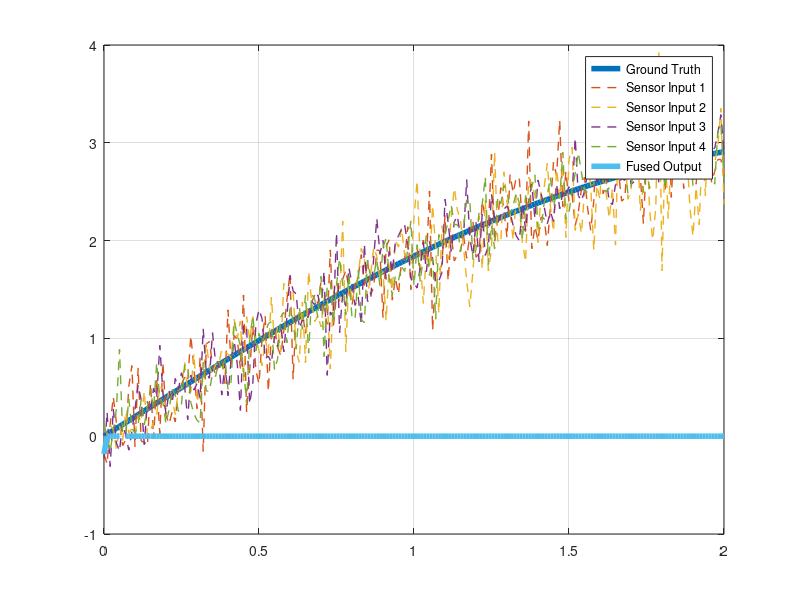

Write MATLAB code to recreate this figure.
% Implements an unscented Kalman Filter (goole "Sigma-point Kalman Filters")
% This code is derived from: https://stackoverflow.com/questions/55813719/multi-sensors-fusion-using-kalman-filter

function [] = main()
    % time step
    dt = 0.01;

    t=(0:dt:2)';
    n = numel(t);

    %ground truth
    signal = sin(t)+t;

    % state matrix: (pos, vel, acc)
    X = zeros(3,1);

    % covariance matrix
    P = zeros(3,3);

    % kalman filter output through the whole time
    X_arr = zeros(n, 3);

    % system noise
    Q = [0.04 0 0;
         0 0 0;
         0 0 0];

    % transition matrix, a way to represent the process, and control. Only
    % works for linear processes, will be replaced soon.
    F = [1 dt 0;
         0 1 0;
         0 0 1];

    % observation matrix
    H = [1 0 0];

    % variance of signal 1
    s1_var = 0.08*ones(size(t));
    s1 = generate_signal(signal, s1_var);

    % variance of signal 2
    s2_var = 0.01*(cos(8*t)+10*t);
    s2 = generate_signal(signal, s2_var);

    % variance of signal 3
    s3_var = 0.02*(sin(2*t)+2);
    s3 = generate_signal(signal, s3_var);

    % variance of signal 4
    s4_var = 0.06*ones(size(t));
    s4 = generate_signal(signal, s4_var);

    % fusion
    for i = 1:n
        if (i == 1)
            [X, P] = init_kalman(X, s1(i, 1)); % initialize the state using the 1st sensor
        else
            % Prediction stage
            [xx, ww] = calculate_sigma_points_vdm(X, P);
            % Propagate sigma-points
            for i = 1:size(xx)(1,2)
                xx(:,i) = prediction(xx(:,i), P, Q, F);
            end
            [X, P] = unscented_transform(xx, ww, Q);

            [X, P] = unscented_update(xx, ww, X, P, H, s1(i, 1), [s1(i, 2) 0 0]);
            % [X, P] = update(X, P, s1(i, 1), s1(i, 2), H);
            % [X, P] = update(X, P, s2(i, 1), s2(i, 2), H);
            % [X, P] = update(X, P, s3(i, 1), s3(i, 2), H);
            % [X, P] = update(X, P, s4(i, 1), s4(i, 2), H);
        end

        X_arr(i, :) = X;
    end

    plot(t, signal, 'LineWidth', 4);
    hold on;
    plot(t, s1(:, 1), '--', 'LineWidth', 1);
    plot(t, s2(:, 1), '--', 'LineWidth', 1);
    plot(t, s3(:, 1), '--', 'LineWidth', 1);
    plot(t, s4(:, 1), '--', 'LineWidth', 1);
    plot(t, X_arr(:, 1), 'LineWidth', 4);
    hold off;
    grid on;
    legend('Ground Truth', 'Sensor Input 1', 'Sensor Input 2', 'Sensor Input 3', 'Sensor Input 4', 'Fused Output');
end

function [X, P] = unscented_update(yy, ww, X, P, H, Z, R)
    % - H: observation matrix. Just a way to represent conversions from
    %   measurements to actual data, will become obsolete
    % Read: https://docs.duckietown.com/daffy/course-intro-to-drones/ukf/theory/ukf-specifics.html
    % - yy: predicted sigma points after unscented transform
    % - R: noise covariance matrix
    % - Z: measurement matrix (signal from the sensor)
    % - X: predicted state after unscented transform
    npoints = size(yy)(1, 2);
    dim = size(yy)(1, 1);

    % Compute the measurement sigma points
    zz = zeros(size(yy));
    for i = 1:npoints
        % TODO: Matrix H will become obsolete, it is not applicable to a general
        % case, because the observation coversion cannot be expressed as a
        % linear transformation at all times
        zz(:, i) = yy(:, i);
    end
    % Compute mean of the measurement sigma points using unscented transform
    mu = zeros(dim, 1);
    for i = 1:npoints
        mu = mu + ww(i) * zz(:, i);
    end
    % Compute covariance of the measurement sigma points using unscented transform
    Pz = zeros(dim, dim);
    for i = 1:npoints
        Pz = ww(i) * (zz(:, i) - mu) * (zz(:, i) - mu)';
    end
    Pz = Pz + R;
    Pz, inv(Pz)

    % Compute residual in measurement space
    yt = Z - mu;
    % Compute cross-covariance between state and measurements
    Pxz = zeros(dim, dim);
    for i = 1:npoints;
        Pxz = Pxz + ww(i) * (yy(:, i) - X) * (zz(:, i) - mu)';
    end
    % Compute Kalman gain
    K = Pxz * inv(Pz);

    % Compute the mean of posterior state estimate
    X = X + K * yt;
    % Compute covariance matrix of posterior state estimate
    P = P - K * Pz * K';
end

function [X, P] = unscented_transform(yy, ww, Q)
    % Ins:
    % - xx: propagated sigma-points (post-prediction), representation is the
    % same as the one used for xx in `calculate_sigma_points_vdm`
    % - ww: weights, see `calculate_sigma_points_vdm`
    % - Q: system noise
    %
    % Outs:
    % - X: prior mean
    % - P: covariance
    %
    % See https://docs.duckietown.com/daffy/course-intro-to-drones/ukf/theory/ukf-specifics.html

    % Calculate prior mean
    npoints = size(yy)(1, 2); % number of sigma-points
    dim = size(yy)(1, 1);
    X = zeros(dim, 1);
    for i = 1:npoints
        X = X + ww(i) * yy(:,i);
    end

    % Calculate covariance matrix
    P = zeros(dim, dim);
    for i = 1:npoints
        P = P + ww(i) * (yy(:, i) - X) * (yy(:,i) - X)';
    end
    P = P + Q;
end

function [s] = generate_signal(signal, var)
    noise = randn(size(signal)).*sqrt(var);

    s(:, 1) = signal + noise;

    % Just a way to store square of variance, it has no special meaning
    s(:, 2) = var;
end

function [X, P] = init_kalman(X, y)
    X(1,1) = y;
    X(2,1) = 0;

    P = [100 0 0;
         0   300 0;
        0 0 0];
end

function [xx, ww] = calculate_sigma_points_vdm(X, P)
    % VDM stands for "Van der Merwe"
    % Calculate sigma points using Van der Merwe's et. al. algorithm (2004)
    % https://www.researchgate.net/publication/228846510_Sigma-Point_Kalman_Filters_for_Nonlinear_Estimation_and_Sensor-Fusion-Applications_to_Integrated_Navigation
    % xx - a matrix whose columns represent sigma functions, and
    % ww - weights, same structure as xx
    % zeta - scaling factor
    % The number of sigma points N = 2 * dim + 1, where dim - number of dimensions of the state vector

    dim = size(P)(1, 1);
    % Inverse square root of a matrix
    psqr = sqrtm(P);
    % TODO: I have no idea what zeta should be equal to
    zeta = 0.1;

    % Initialize sigma-points
    xx = zeros(dim, 2 * dim + 1);
    xx(:,1) = X;
    for i = 1:dim
        xx(:, i + 1) = X + zeta * psqr(:, i);
    end
    for i = 1:dim
        xx(:, i + dim + 1) = X - zeta * psqr(:, i);
    end
    % Initialize weights. Results in normalized weight vector
    ww = zeros(dim, 2 * dim + 1);
    ww = [1, ones(1, dim * 2)];
    ww = ww / sum(ww);
end

function [X, P] = prediction(X, P, Q, F)
    X = F*X;
    P = F*P*F' + Q;
end

function [X, P] = update(X, P, y, R, H)
    % R: measurement noise covariance matrix (in 1-dimensional case, may just be represented as a scalar)
    % Difference b/w measured, and previous, in measurement space
    Inn = y - H*X;

    S = H*P*H' + R;
    K = P*H'/S;

    X = X + K*Inn;
    P = P - K*H*P;
end
